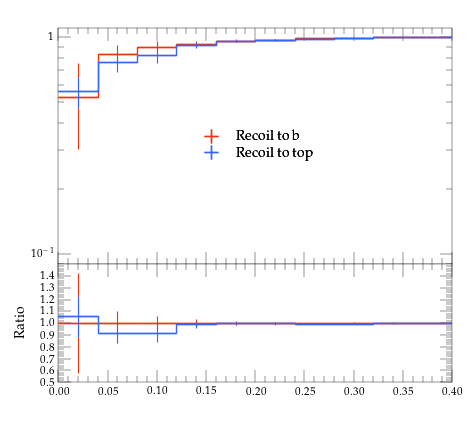

Here is the Python script that generated this plot:
#! /usr/bin/env python

# This Python script was auto-generated using YODA v2.0.2.
# Analysis object: /ATLAS_2013_I1243871/l_Psi_ptbin7
# Timestamp: 06-08-2026 (15:14:32)

import matplotlib as mpl
import matplotlib.pyplot as plt
mpl.use('Agg') # comment out for interactive use
import os
import numpy as np

plotDir = os.path.split(os.path.realpath(__file__))[0]
if 'YODA_USER_PLOT_PATH' in globals():
    plot_outdir = globals()['YODA_USER_PLOT_PATH']
else:
    plot_outdir = plotDir

#plot style
plt.style.use(os.path.join(plotDir, '../default.mplstyle'))
# plot metadata
figW, figH = plt.rcParams['figure.figsize']
ax_xLabel = r''
ax_yLabel = r''
ax_title  = r''
ax_xScale = 'linear'
ax_yScale = 'log'
xLims = (0.0, 0.4)
yLims = (0.09000000000000001, 1.1)

# TeX-friendly labels for the legend
labels = {
    'legend' : ([ r"Recoil to b", r"Recoil to top" ], r""),
}

# Adjust canvas width and height
canvasW = 10.0
canvasH = 9.0
figW *= canvasW/10.
figH *= canvasH/9.

# Create figure and axis objects
fig, (ax, ratio0_ax) = plt.subplots(2, 1, sharex=True,
                  figsize=(figW,figH), gridspec_kw={'height_ratios': (6.0, 3.0)})

# Set figure margins
plt.subplots_adjust(
    left   = 1.0 * plt.rcParams['figure.subplot.left'],
    right  = 1.0 * plt.rcParams['figure.subplot.right'],
    top    = 1.0 * plt.rcParams['figure.subplot.top'],
    bottom = 1.0 * plt.rcParams['figure.subplot.bottom'])

ratio0_ax.yaxis.set_major_locator(mpl.ticker.MultipleLocator(0.1))
ratio0_ax.set_ylim(0.5, 1.4999)
ratio0_ax.set_ylabel('Ratio')

# the numerical data is stored in a separate file
dataf = dict()
prefix = os.path.split(__file__)[0]
if prefix:    prefix = prefix + '/'
exec(open(prefix+'l_Psi_ptbin7__data.py').read(), dataf)


legend_handles = dict() # keep track of handles for the legend

# style options for curves
# starts at zorder>=5 to draw curve on top of legend
styles = {
  'recoil_b': {
    'color' : '#EE3311',
    'linestyle' : '-',
    'linewidth' : 1,
    'marker' : 'none',
    'markersize' : 2,
    'capsize' : 0.0,
    'zorder' : 5,
    'histstyle' : 1,
    'drawstyle' : 'steps-pre',
    'xerrorbars' : 1,
    'yerrorbars' : 1,
    'fillcolor' : None,
    'fillopacity' : 1.0,
    'ratio0_linestyle' : '-',
    'ratio0_linewidth' : 1,
    'ratio0_marker' : 'none',
    'ratio0_markersize' : 2,
    'ratio0_capsize' : 0.0,
    'ratio0_zorder' : 5,
    'ratio0_histstyle' : 1,
    'ratio0_drawstyle' : 'steps-pre',
    'ratio0_xerrorbars' : 1,
    'ratio0_yerrorbars' : 1,
  },
  'recoil_t': {
    'color' : '#3366FF',
    'linestyle' : '-',
    'linewidth' : 1,
    'marker' : 'none',
    'markersize' : 2,
    'capsize' : 0.0,
    'zorder' : 6,
    'histstyle' : 1,
    'drawstyle' : 'steps-pre',
    'xerrorbars' : 1,
    'yerrorbars' : 1,
    'fillcolor' : None,
    'fillopacity' : 1.0,
    'ratio0_linestyle' : '-',
    'ratio0_linewidth' : 1,
    'ratio0_marker' : 'none',
    'ratio0_markersize' : 2,
    'ratio0_capsize' : 0.0,
    'ratio0_zorder' : 6,
    'ratio0_histstyle' : 1,
    'ratio0_drawstyle' : 'steps-pre',
    'ratio0_xerrorbars' : 1,
    'ratio0_yerrorbars' : 1,
  },
}

# curve from input yoda files in main panel
for label, yvals in dataf['yvals'].items():
    if all(np.isnan(v) for v in dataf['yvals'][label]):
        continue
    tmp = None
    if styles[label]['histstyle']: # draw as histogram
        xpos = dataf['xedges'][label] if styles[label]['drawstyle'] else dataf['xpoints'][label]
        ypos = np.insert(yvals, 0, yvals[0]) if styles[label]['drawstyle'] else yvals
        if styles[label]['fillcolor']: # fill area below curve
            ax.fill_between(xpos, ypos, step='pre',
                            color=styles[label]['fillcolor'],
                            alpha=styles[label]['fillopacity'])
        tmp, = ax.plot(xpos, ypos,
                       color=styles[label]['color'],
                       linestyle=styles[label]['linestyle'],
                       linewidth=styles[label]['linewidth'],
                       drawstyle=styles[label]['drawstyle'], solid_joinstyle='miter',
                       zorder=styles[label]['zorder'], label=label)
    tmp = ax.errorbar(dataf['xpoints'][label], yvals,
                      xerr=np.array(dataf['xerrs'][label])*styles[label]['xerrorbars'],
                      yerr=np.array(dataf['yerrs'][label])*styles[label]['yerrorbars'],
                      fmt=styles[label]['marker'], capsize=styles[label]['capsize'],
                      markersize=styles[label]['markersize'],
                      ecolor=styles[label]['color'],
                      color=styles[label]['color'], zorder=styles[label]['zorder'])
    tmp[-1][0].set_linestyle(styles[label]['linestyle'])
    tmp[-1][0].set_linewidth(styles[label]['linewidth'])
    if label in dataf['add_legend_handle']:  legend_handles[label] = tmp
    for varLabel in dataf['variation_yvals'].keys():
        if varLabel.startswith(label):
            tmp, = ax.plot(dataf['xedges'][label], dataf['variation_yvals'][varLabel],
                           color=styles[label]['color'],
                           linestyle=styles[label]['linestyle'],
                           linewidth=styles[label]['linewidth'],
                           drawstyle='steps-pre', solid_joinstyle='miter',
                           zorder=styles[label]['zorder'], alpha=0.5)


# plots on ratio panel
# curve from input yoda files in ratio panel
for label, yvals in dataf['ratio0_yvals'].items():
    if all(np.isnan(v) for v in yvals):
        continue
    if styles[label]['ratio0_histstyle']: # plot as histogram
        xpos = dataf['xedges']['recoil_b'] if styles[label]['ratio0_drawstyle'] else dataf['xpoints']['recoil_b']
        ypos = np.insert(yvals, 0, yvals[0]) if styles[label]['ratio0_drawstyle'] else yvals
        ratio0_ax.plot(xpos, ypos,
                       color=styles[label]['color'],
                       linewidth=styles[label]['linewidth'],
                       linestyle=styles[label]['ratio0_linestyle'],
                       drawstyle=styles[label]['ratio0_drawstyle'], zorder=styles[label]['zorder'],
                       solid_joinstyle='miter')
    tmp = ratio0_ax.errorbar(dataf['xpoints']['recoil_b'], yvals,
                             xerr=np.array(dataf['ref_xerrs'])*styles[label]['ratio0_xerrorbars'],
                             yerr=np.array(dataf['ratio0_yerrs'][label])*styles[label]['ratio0_yerrorbars'],
                             fmt=styles[label]['ratio0_marker'], capsize=styles[label]['ratio0_capsize'],
                             markersize=styles[label]['ratio0_markersize'],
                             ecolor=styles[label]['color'],
                             color=styles[label]['color'])
    tmp[-1][0].set_linestyle(styles[label]['ratio0_linestyle'])
    tmp[-1][0].set_linewidth(styles[label]['ratio0_linewidth'])

    for varlabel in dataf['ratio0_variation_vals'].keys():
        if varlabel.startswith(label):
            ratio0_ax.plot(dataf['xedges']['recoil_b'],
                            dataf['ratio0_variation_vals'][varlabel],
                            color=styles[label]['color'],
                            linestyle=styles[label]['linestyle'],
                            linewidth=styles[label]['linewidth'],
                            drawstyle='steps-pre', solid_joinstyle='miter',
                            zorder=1, alpha=0.5)

legend_items = list(legend_handles.values())
ax.add_artist(ax.legend(legend_items,
                        labels['legend'][0],
                        title=labels['legend'][1],
                        alignment='left',
                        loc='center',
                        bbox_to_anchor=(0.5, 0.5)))

# set plot metadata as defined above
ratio0_ax.set_xlabel(ax_xLabel)
ratio0_ax.xaxis.set_label_coords(1., -0.15)
ax.set_ylabel(ax_yLabel, ha='right', va='top')
ax.yaxis.set_label_coords(-0.11, 1.0)
ax.set_title(ax_title, loc='left')
ax.set_xscale(ax_xScale)
ax.set_yscale(ax_yScale)
ax.set_xlim(xLims)
ax.set_ylim(yLims)

# tick formatting
plt.rcParams['xtick.top'] = True
plt.rcParams['ytick.right'] = True
ax.yaxis.set_major_locator(mpl.ticker.LogLocator(base=10.0, numticks=np.inf))
ax.yaxis.set_minor_locator(mpl.ticker.LogLocator(
                           base=10.0, subs=np.arange(0.1, 1, 0.1), numticks=np.inf))
fig.align_ylabels((ax, ratio0_ax))
plt.savefig(os.path.join(plot_outdir, 'l_Psi_ptbin7.pdf'), format='PDF')
plt.savefig(os.path.join(plot_outdir, 'l_Psi_ptbin7.png'), format='PNG')

plt.close(fig)
